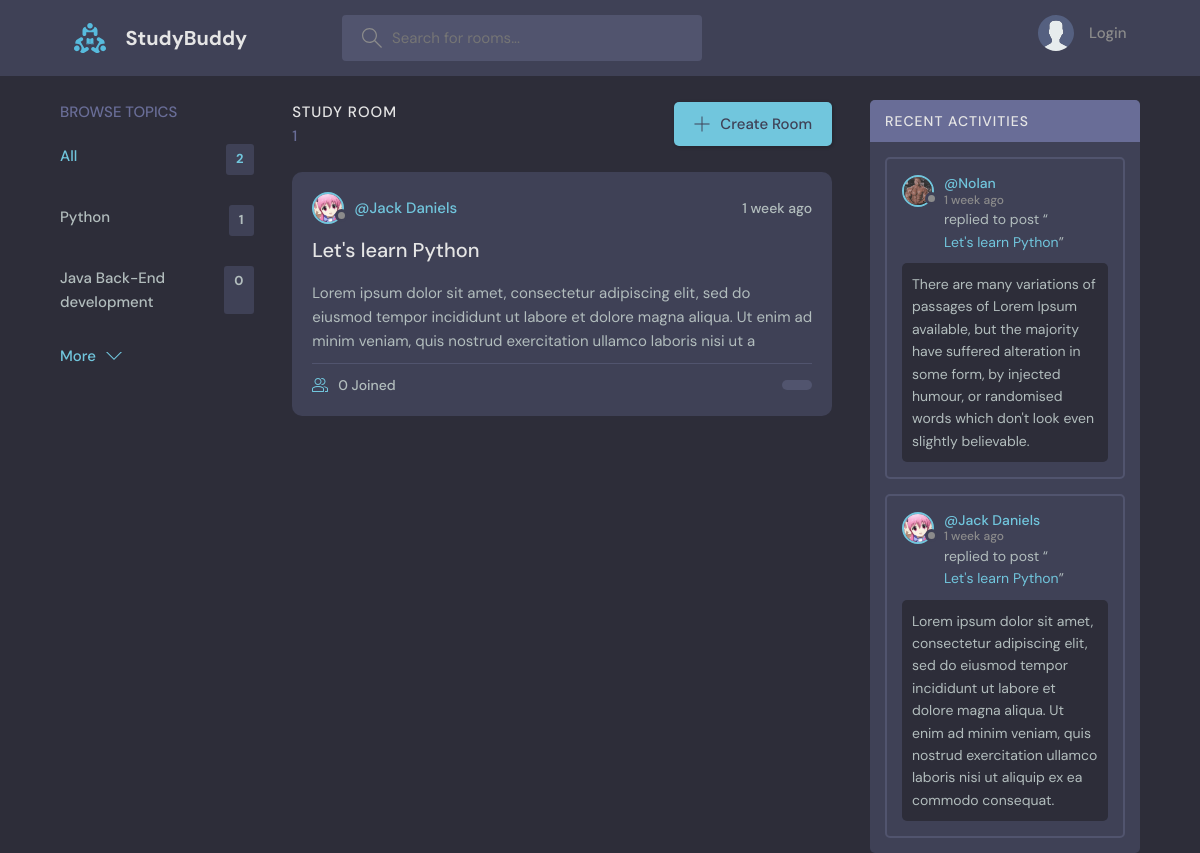
The app's page /, older data.
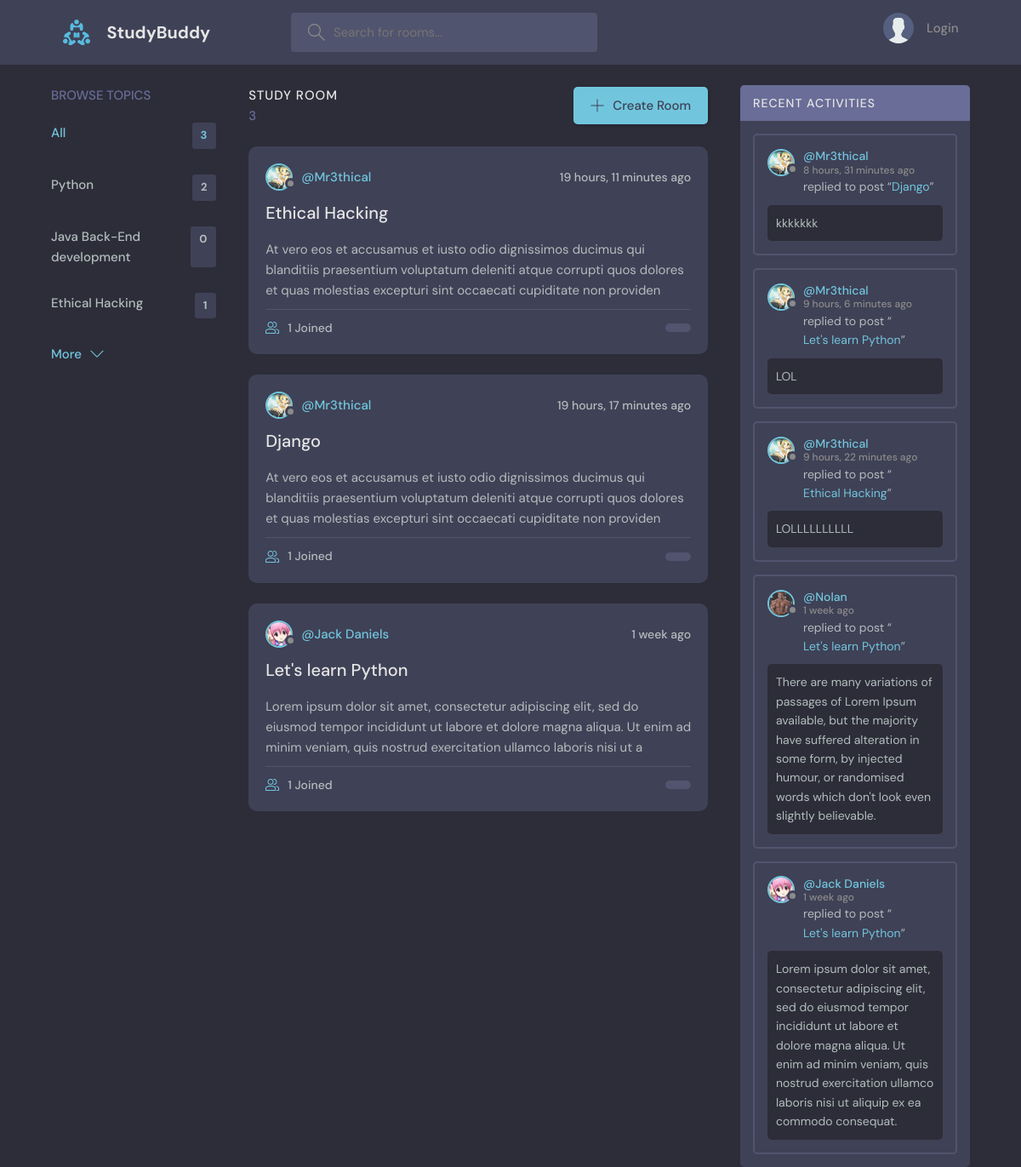
The same page, newer data.
### base/models.py (models this page shows, shortened)
class Topic(models.Model):
    name = models.CharField(max_length=100)

class Room(models.Model):
    name = models.CharField(max_length=100)
    host = models.ForeignKey(get_user_model(), on_delete=models.SET_NULL, null=True)
    topics = models.ForeignKey(Topic, on_delete=models.CASCADE)
    description = models.TextField(null=True, blank=True)
    participants = models.ManyToManyField(get_user_model(), related_name='participants', blank=True)
    updated = models.DateTimeField(auto_now=True)
    created = models.DateTimeField(auto_now_add=True)
    class Meta:
        ordering = ['-updated', '-created']
    def __str__(self):
        return self.name

class CustomUser(AbstractBaseUser, PermissionsMixin):
    email = models.EmailField(unique=True)
    username = models.CharField(max_length=100, unique=True)
    bio = models.TextField(null=True)
    avatar = models.ImageField(null=True, default='avatar.svg')
    is_staff = models.BooleanField(default=False)
    is_active = models.BooleanField(default=True)
    objects = CustomUserManager()
    USERNAME_FIELD = 'email'
    REQUIRED_FIELDS = ['username']
    def __str__(self):
        return self.username

class Messages(models.Model):
    user = models.ForeignKey(get_user_model(), on_delete=models.CASCADE)
    room = models.ForeignKey(Room, on_delete=models.CASCADE)
    body = models.TextField()
    updated = models.DateTimeField(auto_now=True)
    created = models.DateTimeField(auto_now_add=True)
    class Meta:
        ordering = ['-updated', '-created']

### base/views.py (the view)
# urls.py: path('', views.home, name='home'),
def home(request):
    q = request.GET.get('q') if request.GET.get('q') else ''
    rooms = Room.objects.filter(
        Q(topics__name__icontains=q) |
        Q(name__icontains=q) |
        Q(description__icontains=q)
    )
    topics = Topic.objects.all()[0:5]
    topics_count = topics.count()
    rooms_count = rooms.count()
    msgs = Messages.objects.filter(Q(room__topics__name__icontains=q))[0:5]
    context = {'rooms': rooms, 'rooms_count': rooms_count, 'topics_count': topics_count, 'topics': topics, 'msgs': msgs}
    return render(request, 'base/index.html', context)

### base/templates/base/index.html (shortened to what this page needs)
{% extends 'main.html' %}
{% block content %}
    <main class="layout layout--3">
      <div class="container">
        {% include 'base/topics_component.html' %}
        <div class="roomList">
          <div class="roomList__header">
            <div>
              <h2>Study Room</h2>
              <p>{{rooms_count}}</p>
            </div>
            <a class="btn btn--main" href="{% url 'create-room' %}">
              <svg version="1.1" xmlns="http://www.w3.org/2000/svg" width="32" height="32" viewBox="0 0 32 32">
                <title>add</title>
                <path
                  d="M16.943 0.943h-1.885v14.115h-14.115v1.885h14.115v14.115h1.885v-14.115h14.115v-1.885h-14.115v-14.115z"
                ></path>
              </svg>
              Create Room
            </a>
          </div>
          {% include 'base/feed_component.html' %}
        </div>
        {% include 'base/activity_component.html' %}
      </div>
    </main>
{% endblock content %}

### base/templates/base/topics_component.html
<div class="topics">
    <div class="topics__header">
        <h2>Browse Topics</h2>
    </div>
    <ul class="topics__list">
        <li>
            <a href="{% url 'home' %}" class="active">All <span>{{topics_count}}</span></a>
        </li>
        {% for topic in topics %}
        <li>
            <a href="{% url 'home' %}?q={{topic.name}}">{{topic.name}} <span>{{topic.room_set.all.count}}</span></a>
        </li>
        {% endfor %}
    </ul>
    <a class="btn btn--link" href="{% url 'topics' %}">
        More
        <svg version="1.1" xmlns="http://www.w3.org/2000/svg" width="32" height="32" viewBox="0 0 32 32">
            <title>chevron-down</title>
            <path d="M16 21l-13-13h-3l16 16 16-16h-3l-13 13z"></path>
        </svg>
    </a>
</div>

### base/templates/base/feed_component.html (shortened to what this page needs)
{% for room in rooms %}
<div class="roomListRoom">
    <div class="roomListRoom__header">
        <a href="{% url 'user-profile' room.host.id %}" class="roomListRoom__author">
            <div class="avatar avatar--small">
                <img src="{{room.host.avatar.url}}" />
            </div>
            <span>@{{room.host.username}}</span>
        </a>
        <div class="roomListRoom__actions">
            <span>{{room.created|timesince}} ago</span>
        </div>
    </div>
    <div class="roomListRoom__content">
        <a href="{% url 'room' room.id %}">{{room.name}}</a>
        <p>{{room.description}}</p>
    </div>
    <div class="roomListRoom__meta">
        <a href="{% url 'room' room.id %}" class="roomListRoom__joined">
            {{room.participants.all.count}} Joined
        </a>
        <p class="roomListRoom__topic">{{room.topic}}</p>
    </div>
</div>
{% endfor %}

### base/templates/base/activity_component.html (shortened to what this page needs)
<div class="activities">
    <div class="activities__header">
        <h2>Recent Activities</h2>
    </div>
    {% for msg in msgs %}
    <div class="activities__box">
        <div class="activities__boxHeader roomListRoom__header">
            <a href="{% url 'user-profile' msg.user.id %}" class="roomListRoom__author">
                <div class="avatar avatar--small">
                    <img src="{{msg.user.avatar.url}}" />
                </div>
                <p>
                  @{{msg.user}}
                  <span>{{msg.created|timesince}} ago</span>
                </p>
            </a>
        </div>
        <div class="activities__boxContent">
            <p>replied to post “<a href="{% url 'room' msg.room.id %}">{{msg.room}}</a>”</p>
            <div class="activities__boxRoomContent">
                {{msg.body}}
            </div>
        </div>
    </div>
    {% endfor %}
</div>

Row changes from the older to the newer data that the page shows:
computed for Topic "Python": room_set.all.count "1" → "2"
added Topic: name "Ethical Hacking", room_set.all.count "1"
added Room: host.avatar (picture), host.username "Mr3thical", created "19 hours, 11 minutes", name "Ethical Hacking", description "At vero eos et accusamus et iusto odio dignissimos ducimus qui blanditiis praesentium voluptatum deleniti atque corrupti quos dolores et quas molestias excepturi sint occaecati cupiditate non providen", participants.all.count "1"
added Room: host.avatar (picture), host.username "Mr3thical", created "19 hours, 17 minutes", name "Django", description "At vero eos et accusamus et iusto odio dignissimos ducimus qui blanditiis praesentium voluptatum deleniti atque corrupti quos dolores et quas molestias excepturi sint occaecati cupiditate non providen", participants.all.count "1"
computed for Room "Let's learn Python": participants.all.count "0" → "1"
added Messages: user.avatar (picture), user "Mr3thical", created "8 hours, 31 minutes", room "Django", body "kkkkkkk"
added Messages: user.avatar (picture), user "Mr3thical", created "9 hours, 6 minutes", room "Let's learn Python", body "LOL"
added Messages: user.avatar (picture), user "Mr3thical", created "9 hours, 22 minutes", room "Ethical Hacking", body "LOLLLLLLLLLL"
Text that changed along with them:
{{ topics_count }}: "2" → "3"
{{ rooms_count }}: "1" → "3"
